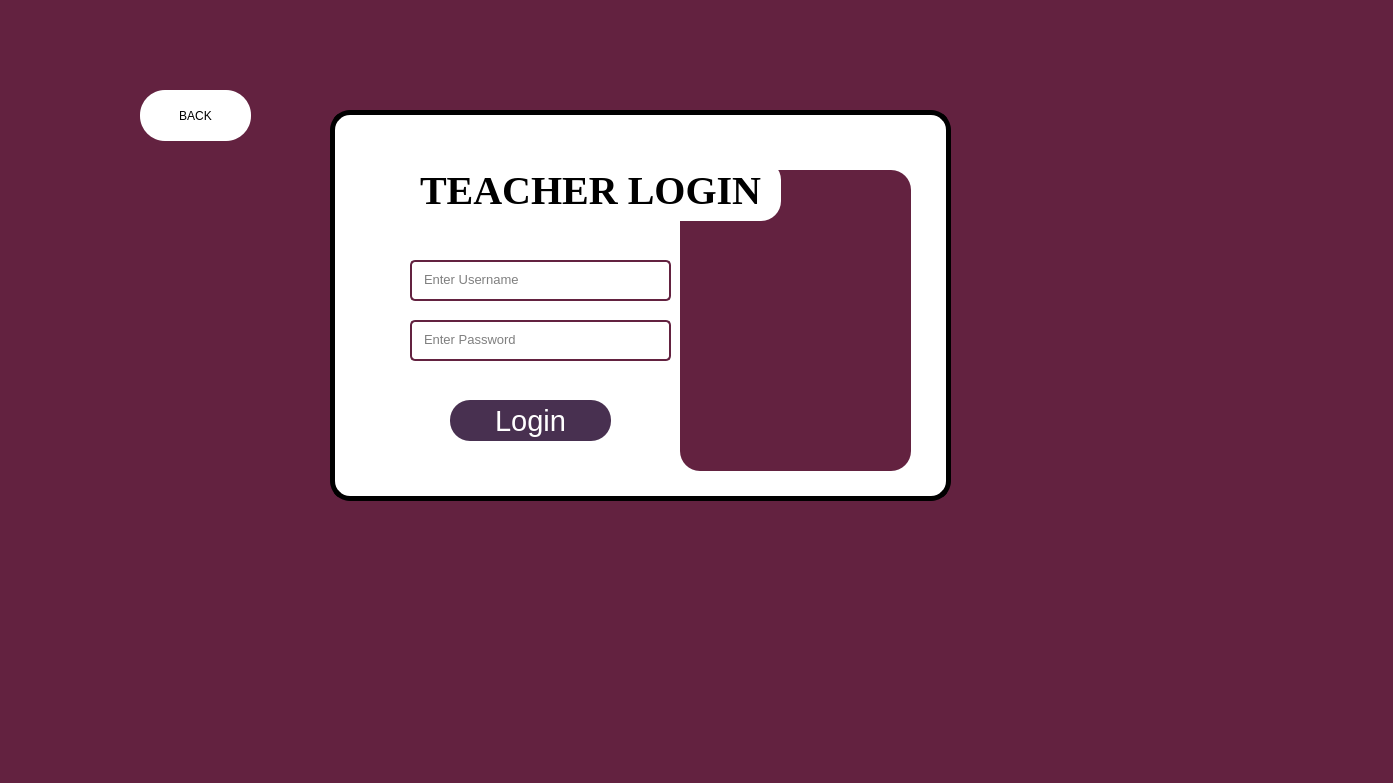
<?xml version="1.0" encoding="UTF-8"?>
<ui version="4.0">
 <class>MainWindow</class>
 <widget class="QMainWindow" name="MainWindow">
  <property name="geometry">
   <rect>
    <x>0</x>
    <y>0</y>
    <width>1393</width>
    <height>783</height>
   </rect>
  </property>
  <property name="windowTitle">
   <string>Form</string>
  </property>
  <property name="styleSheet">
   <string notr="true">background-color: rgb(99,34,64);</string>
  </property>
  <widget class="QWidget" name="widget">
   <property name="styleSheet">
    <string notr="true">background-color: rgb(99,34,64);
border-radius:20px;</string>
   </property>
   <widget class="QLineEdit" name="lineEdit">
    <property name="geometry">
     <rect>
      <x>410</x>
      <y>260</y>
      <width>261</width>
      <height>41</height>
     </rect>
    </property>
    <property name="font">
     <font>
      <pointsize>10</pointsize>
     </font>
    </property>
    <property name="styleSheet">
     <string notr="true">background-color: rgb(255,255,255);
border-radius:5px;
padding-left:10px;
border:1.5px solid rgba(0,0,0);
border-color: rgb(99, 34, 64);
padding-bottom:3px</string>
    </property>
    <property name="placeholderText">
     <string>Enter Username</string>
    </property>
   </widget>
   <widget class="QLineEdit" name="lineEdit_2">
    <property name="geometry">
     <rect>
      <x>410</x>
      <y>320</y>
      <width>261</width>
      <height>41</height>
     </rect>
    </property>
    <property name="font">
     <font>
      <pointsize>10</pointsize>
     </font>
    </property>
    <property name="styleSheet">
     <string notr="true">background-color: rgb(255, 255, 255);
color: rgb(0,0,0);
border-radius:5px;
padding-left:10px;
border:1.5px solid rgba(0,0,0);
border-color: rgb(99, 34, 64);
padding-bottom:3px</string>
    </property>
    <property name="echoMode">
     <enum>QLineEdit::Password</enum>
    </property>
    <property name="placeholderText">
     <string>Enter Password</string>
    </property>
   </widget>
   <widget class="QPushButton" name="loginbutton">
    <property name="geometry">
     <rect>
      <x>450</x>
      <y>400</y>
      <width>161</width>
      <height>41</height>
     </rect>
    </property>
    <property name="font">
     <font>
      <family>MS Shell Dlg 2</family>
      <pointsize>22</pointsize>
      <weight>50</weight>
      <italic>false</italic>
      <bold>false</bold>
     </font>
    </property>
    <property name="styleSheet">
     <string notr="true">QPushButton{
font: 22pt &quot;MS Shell Dlg 2&quot;;
	background-color: rgb(72, 48, 80);
    color:rgb(255, 255, 255);
border-radius:20px;
}

QPushButton:pressed{
background-color: rgb(209, 199, 199);
}
</string>
    </property>
    <property name="text">
     <string>Login</string>
    </property>
   </widget>
   <widget class="QLabel" name="label">
    <property name="geometry">
     <rect>
      <x>330</x>
      <y>110</y>
      <width>621</width>
      <height>391</height>
     </rect>
    </property>
    <property name="styleSheet">
     <string notr="true">background-color: rgb(255, 255, 255);
border-radius:20px;
border: 5px solid black; </string>
    </property>
    <property name="text">
     <string/>
    </property>
   </widget>
   <widget class="QLabel" name="label_3">
    <property name="geometry">
     <rect>
      <x>420</x>
      <y>160</y>
      <width>361</width>
      <height>61</height>
     </rect>
    </property>
    <property name="font">
     <font>
      <family>Times New Roman</family>
      <pointsize>30</pointsize>
      <weight>75</weight>
      <bold>true</bold>
     </font>
    </property>
    <property name="styleSheet">
     <string notr="true">background-color: rgb(255, 255, 255);
</string>
    </property>
    <property name="text">
     <string>TEACHER LOGIN</string>
    </property>
   </widget>
   <widget class="QLabel" name="label_4">
    <property name="geometry">
     <rect>
      <x>350</x>
      <y>140</y>
      <width>61</width>
      <height>81</height>
     </rect>
    </property>
    <property name="font">
     <font>
      <pointsize>50</pointsize>
     </font>
    </property>
    <property name="styleSheet">
     <string notr="true">background-color: rgb(255, 255, 255);</string>
    </property>
    <property name="text">
     <string/>
    </property>
    <property name="textFormat">
     <enum>Qt::AutoText</enum>
    </property>
    <property name="pixmap">
     <pixmap>../../lock.png</pixmap>
    </property>
   </widget>
   <widget class="QLabel" name="label_5">
    <property name="geometry">
     <rect>
      <x>680</x>
      <y>170</y>
      <width>231</width>
      <height>301</height>
     </rect>
    </property>
    <property name="text">
     <string/>
    </property>
    <property name="pixmap">
     <pixmap>../../tp1.png</pixmap>
    </property>
   </widget>
   <widget class="QPushButton" name="pushButton">
    <property name="geometry">
     <rect>
      <x>140</x>
      <y>90</y>
      <width>111</width>
      <height>51</height>
     </rect>
    </property>
    <property name="styleSheet">
     <string notr="true">QPushButton{
background-color: rgb(255,255,255);
font: 63 17pt &quot;Segoe UI Variable Small Semibol&quot;;
border-radius: 25px;
color:black;
}
QPushButton:pressed{

background-color: rgb(209, 199, 199);
}</string>
    </property>
    <property name="text">
     <string>BACK</string>
    </property>
   </widget>
   <widget class="QLabel" name="label_2">
    <property name="geometry">
     <rect>
      <x>0</x>
      <y>0</y>
      <width>1381</width>
      <height>781</height>
     </rect>
    </property>
    <property name="text">
     <string/>
    </property>
    <property name="pixmap">
     <pixmap>../../WhatsApp Image 2024-03-22 at 2.43.00 AM.jpeg</pixmap>
    </property>
    <property name="scaledContents">
     <bool>true</bool>
    </property>
   </widget>
   <zorder>label_2</zorder>
   <zorder>label</zorder>
   <zorder>label_4</zorder>
   <zorder>loginbutton</zorder>
   <zorder>lineEdit_2</zorder>
   <zorder>lineEdit</zorder>
   <zorder>label_5</zorder>
   <zorder>pushButton</zorder>
   <zorder>label_3</zorder>
  </widget>
 </widget>
 <resources/>
 <connections/>
</ui>
